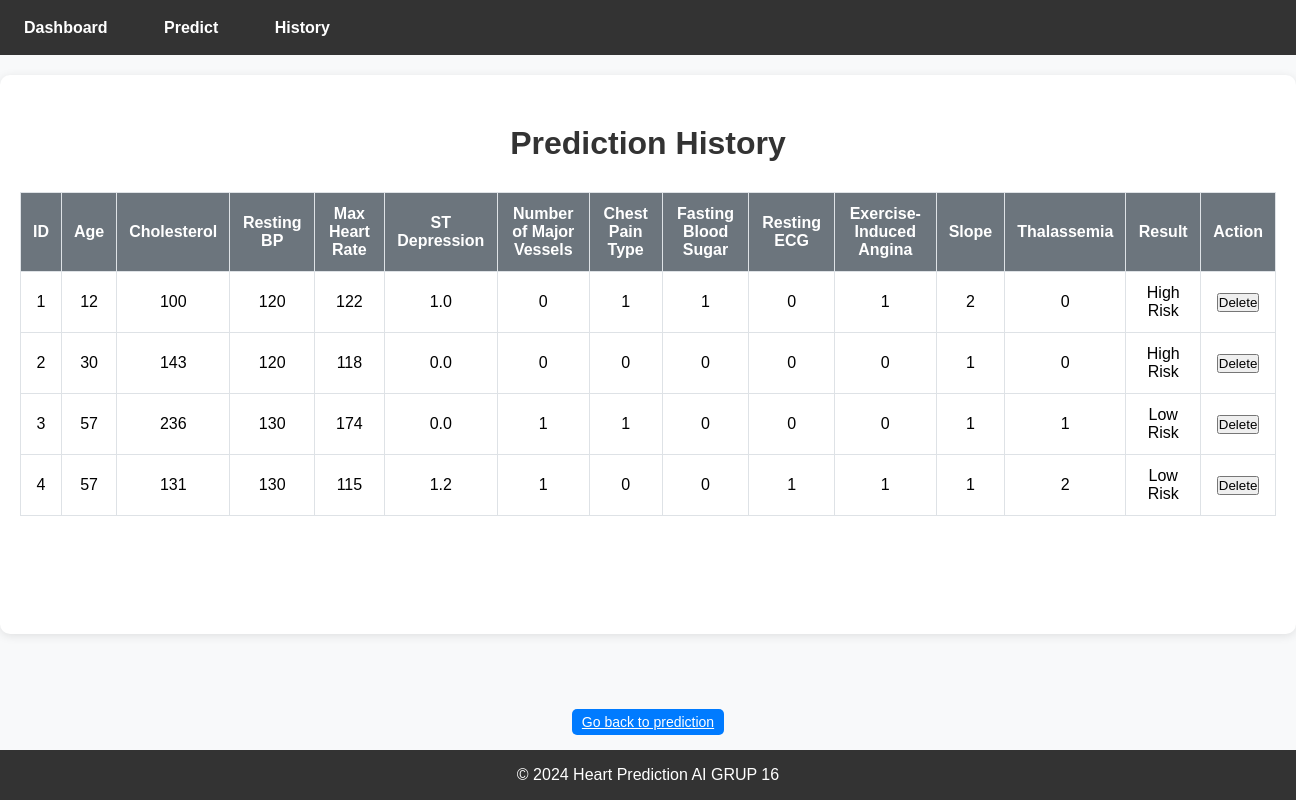
Before: /history with the older database file.
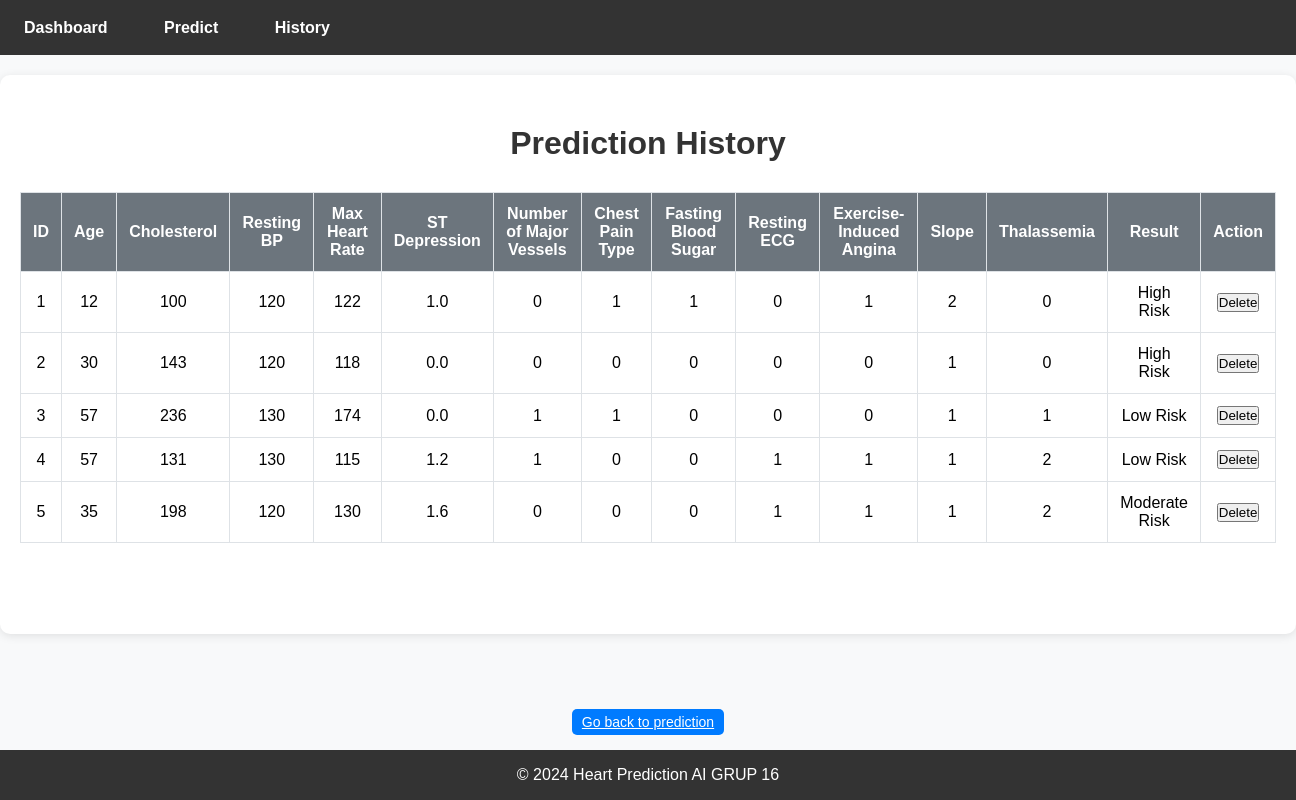
After: the same page with the newer database file.
### app.py (models this page shows, shortened)
class Prediction(db.Model):
    id = db.Column(db.Integer, primary_key=True)
    age = db.Column(db.Integer)
    chol = db.Column(db.Integer)
    trestbps = db.Column(db.Integer)
    thalach = db.Column(db.Integer)
    oldpeak = db.Column(db.Float)
    ca = db.Column(db.Integer)
    cp = db.Column(db.Integer)  # Ensure this line exists
    fbs = db.Column(db.Integer)
    restecg = db.Column(db.Integer)
    exang = db.Column(db.Integer)
    slope = db.Column(db.Integer)
    thal = db.Column(db.Integer)
    result = db.Column(db.String)

### app.py (the view)
@app.route('/history')
def history():
    predictions = Prediction.query.all()  # Get all predictions from the database
    return render_template('history.html', predictions=predictions)

### templates/history.html (shortened to what this page needs)
<!DOCTYPE html>
<html lang="en">
<head>
    <link rel="stylesheet" href="{{ url_for('static', filename='styles.css') }}">
</head>
<body>
    <nav class="main-navbar">
        <ul>
            <li><a href="{{ url_for('dashboard') }}">Dashboard</a></li>
            <li><a href="{{ url_for('predict') }}">Predict</a></li>
            <li><a href="{{ url_for('history') }}">History</a></li>
        </ul>
    </nav>
    <div class="container">
        <h1 class="text-center">Prediction History</h1>
        <div class="table-responsive">
            <table class="table table-striped">
                <thead class="thead-light">
                    <tr>
                        <th>ID</th>
                        <th>Age</th>
                        <th>Cholesterol</th>
                        <th>Resting BP</th>
                        <th>Max Heart Rate</th>
                        <th>ST Depression</th>
                        <th>Number of Major Vessels</th>
                        <th>Chest Pain Type</th>
                        <th>Fasting Blood Sugar</th>
                        <th>Resting ECG</th>
                        <th>Exercise-Induced Angina</th>
                        <th>Slope</th>
                        <th>Thalassemia</th>
                        <th>Result</th>
                        <th>Action</th>
                    </tr>
                </thead>
                <tbody>
                    {% for prediction in predictions %}
                    <tr>
                        <td>{{ prediction.id }}</td>
                        <td>{{ prediction.age }}</td>
                        <td>{{ prediction.chol }}</td>
                        <td>{{ prediction.trestbps }}</td>
                        <td>{{ prediction.thalach }}</td>
                        <td>{{ prediction.oldpeak }}</td>
                        <td>{{ prediction.ca }}</td>
                        <td>{{ prediction.cp }}</td>
                        <td>{{ prediction.fbs }}</td>
                        <td>{{ prediction.restecg }}</td>
                        <td>{{ prediction.exang }}</td>
                        <td>{{ prediction.slope }}</td>
                        <td>{{ prediction.thal }}</td>
                        <td>{{ prediction.result }}</td>
                        <td>
                            <form action="{{ url_for('delete_prediction', prediction_id=prediction.id) }}" method="POST" style="display:inline;">
                                <button type="submit" class="btn btn-danger btn-sm">Delete</button>
                            </form>
                        </td>
                    </tr>
                    {% endfor %}
                </tbody>
            </table>
        </div>
    </div>
    <div class="text-center bottom-button">
        <a href="{{ url_for('predict') }}" class="btn btn-primary history-button">Go back to prediction</a>
    </div>
    <footer class="main-footer">
        <p>© 2024 Heart Prediction AI GRUP 16</p>
    </footer>
</body>
</html>

### static/styles.css (style rules this page uses)
* { margin: 0; padding: 0; box-sizing: border-box; }
body { font-family: Arial, sans-serif; background-color: #f8f9fa; display: flex; flex-direction: column; min-height: 100vh; margin: 0; }
.main-navbar { background-color: #333; padding: 0.5em; height: 55px; display: flex; align-items: center; }
.main-navbar ul { list-style-type: none; margin: 0; padding: 0; }
.main-navbar ul li { display: inline; margin-right: 20px; }
.main-navbar ul li a { color: white; text-decoration: none; padding: 0.5em 1em; font-size: 16px; }
.main-footer, footer { text-align: center; padding: 1em; background-color: #333; color: white; width: 100%; position: relative; margin-top: auto; }
footer p { margin-bottom: 0; }

### static/dashboard.css (style rules this page uses)
body { font-family: Arial, sans-serif; background-color: #f8f9fa; margin: 0; padding: 0; }
.main-navbar { background-color: #007bff; color: white; padding: 15px; text-align: center; }
.main-navbar ul { list-style: none; padding: 0; }
.main-navbar li { display: inline; margin-right: 20px; }
.main-navbar a { color: white; text-decoration: none; font-weight: bold; }
h1, h2 { margin: 0; padding: 10px 0; color: #333; }
.main-footer { text-align: center; padding: 15px 0; background-color: #007bff; color: white; position: relative; bottom: 0; width: 100%; }

### static/form.css (style rules this page uses)
.btn-primary { width: 100%; margin-top: 20px; }

### static/result.css (style rules this page uses)
.text-center { margin-top: 20px; }

### static/footer.css (style rules this page uses)
footer { text-align: center; padding: 1em; background-color: #333; color: white; width: 100%; position: relative; }

### static/history.css (style rules this page uses)
body { font-family: Arial, sans-serif; background-color: #f8f9fa; }
.container { flex: 1; max-width: 1350px; margin: 20px auto; padding: 20px; background-color: #fff; border-radius: 10px; box-shadow: 0 2px 10px rgba(0, 0, 0, 0.1); }
.table { width: 100%; margin-top: 20px; border-collapse: collapse; }
.table th, .table td { padding: 12px; border: 1px solid #dee2e6; }
.table th { background-color: #6c757d; color: white; font-weight: bold; }
.table td { text-align: center; }
.table-responsive { overflow-x: auto; }
.bottom-button { margin-top: 20px; padding: 15px; }
.text-center { display: flex; justify-content: center; }
.history-button { width: fit-content; background-color: #007bff; border-color: #007bff; color: white; padding: 5px 10px; font-size: 14px; border-radius: 5px; transition: background-color 0.3s ease; }
.main-footer { text-align: center; padding: 1em; background-color: #333; color: white; width: 100%; position: relative; margin-top: 20px; }

Changed rows visible on the page:
added Prediction: id "5", age "35", chol "198", trestbps "120", thalach "130", oldpeak "1.6", ca "0", cp "0", fbs "0", restecg "1", exang "1", slope "1", thal "2", result "Moderate Risk"
